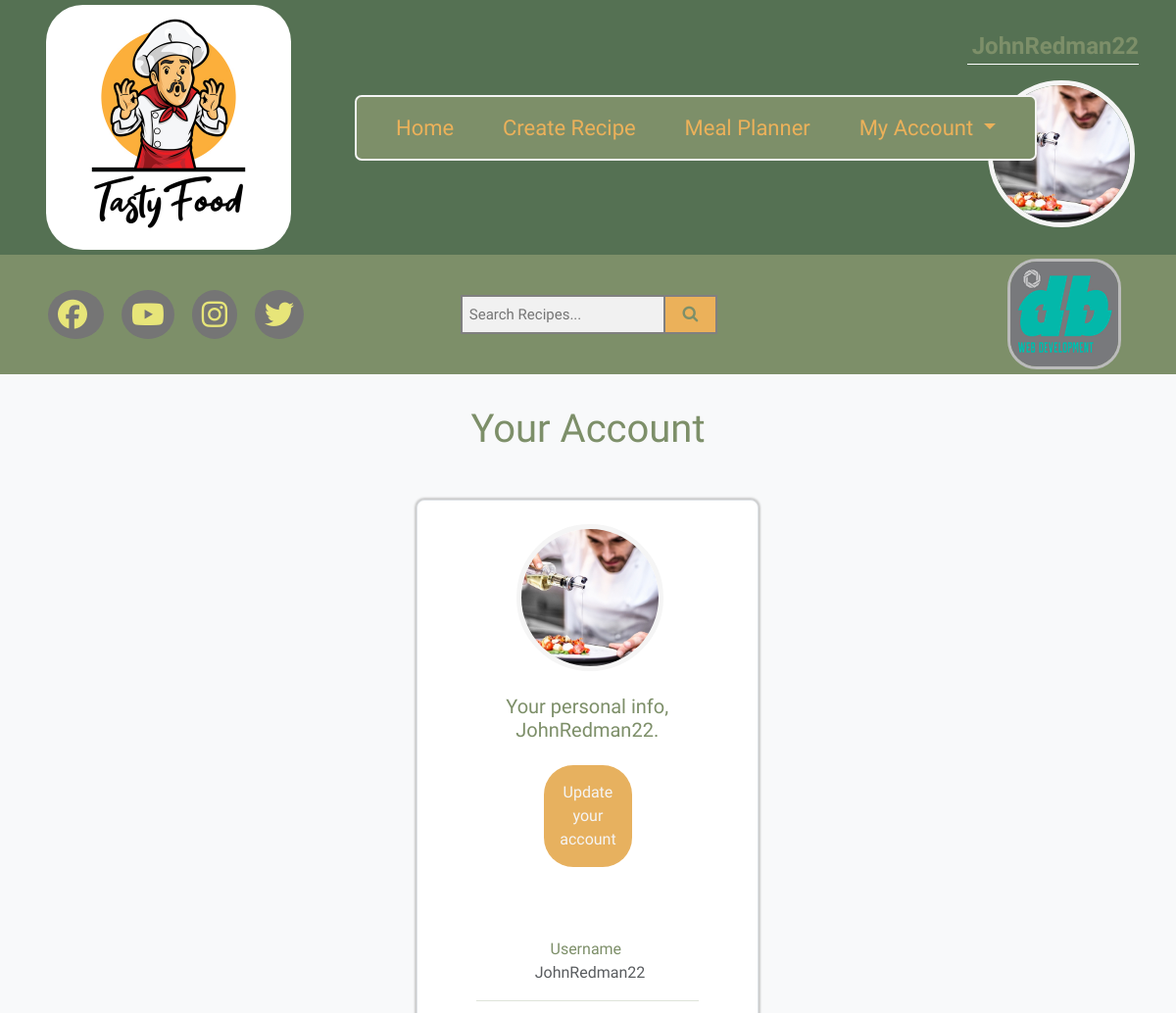
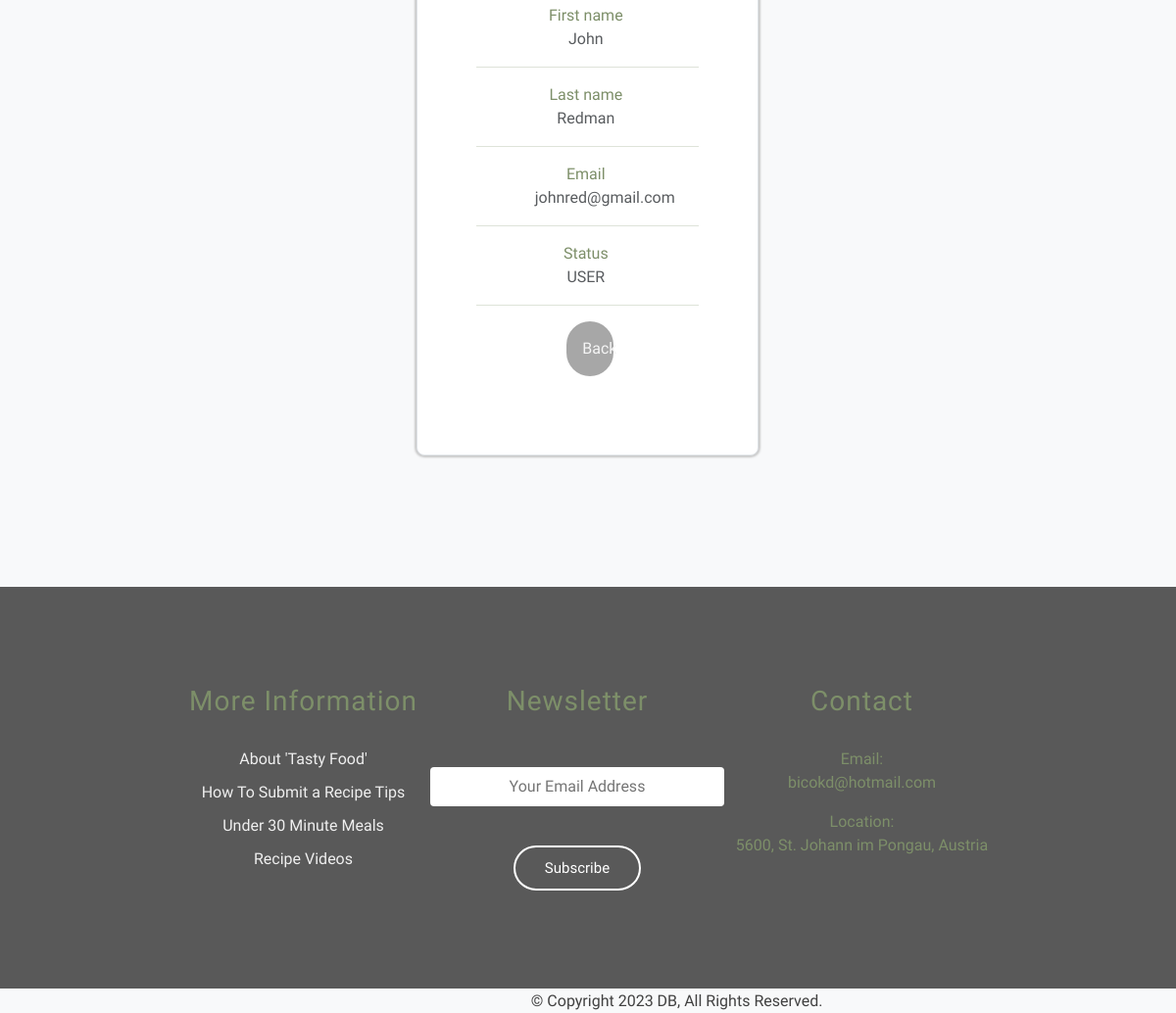
The page /user/user.php (signed in) on the database its author committed (2 pictures, top to bottom).
### tables this page shows
CREATE TABLE `users` (
  `user_id` int(11) NOT NULL,
  `username` varchar(25) NOT NULL,
  `first_name` varchar(100) NOT NULL,
  `last_name` varchar(100) NOT NULL,
  `password` varchar(255) NOT NULL,
  `email` varchar(255) NOT NULL,
  `photo` varchar(255) DEFAULT NULL,
  `status` enum('USER','ADMIN') NOT NULL,
  `user_block` enum('blocked','unblocked') DEFAULT NULL,
  `fk_planner_id` int(11) DEFAULT NULL,
  `fk_recipe_id` int(11) DEFAULT NULL
);

### user/user.php (the view, shortened to what this page needs)
<?php
require_once '../components/db_connect.php';
$query = "SELECT * FROM users WHERE user_id={$_SESSION['USER']}";
$result = mysqli_query($connect, $query);
$row = mysqli_fetch_assoc($result);
$username = $row['username'];
$first_name = $row['first_name'];
$last_name = $row['last_name'];
$email = $row['email'];
$photo = $row['photo'];
$status = $row['status'];
?>
<!DOCTYPE html>
<html lang="en">
<head>
    <link rel="stylesheet" href="../css/style.css">
    <?php require_once '../components/boot.php'?>
    <?php require_once '../navbar/nav_user.php'?>
    <?php require_once '../navbar/footer.php'?>
    <link rel="stylesheet" href="https://cdnjs.cloudflare.com/ajax/libs/font-awesome/4.7.0/css/font-awesome.min.css">
</head>
<body class="bg-light">
    <h1 class="h1" style="color: #7D8F69"> Your Account </h1>
    <div class="container-user">
    <div class="container-upd border rounded-3 p-4 w-50 mt-4 mb-5">
        <div class="row">
            <div class="col-lg-15">
                <div class="card-user mb-4">
                    <div class="card-body-user text-center rounded-3">
                        <img src="../images/<?= $photo ?>" alt="profile pic" class="rounded-circle img-fluid" style="margin-left: 1.8%;">
                        <h5 class="my-4">Your personal info, <?= $username ?>.</h5>
                        <div class="d-flex justify-content-center mb-2">
                            <a class="user_upd_button" href="update.php?id=<?= $_SESSION['USER'] ?>"> Update your account</a>
                    </div>
                </div>
            </div>
        </div>
    <div class="col-lg-20 p-4">
        <div class="card-body rounded-3 p-4">
        <div class="row">
                        <div class="col-sm-9">
                            <p class="mb-0">Username</p>
                        </div>
                        <div class="col-sm-9">
                            <p class="text-muted mb-0"><?= $username ?></p>
                        </div>
                    </div>
                    <hr>
                     <div class="row">
                        <div class="col-sm-9">
                            <p class="mb-0">First name</p>
                        </div>
                        <div class="col-sm-9">
                            <p class="text-muted mb-0"><?= $first_name ?></p>
                        </div>
                    </div>
                    <hr>
                    <div class="row">
                        <div class="col-sm-9">
                            <p class="mb-0">Last name</p>
                        </div>
                        <div class="col-sm-9">
                            <p class="text-muted mb-0"><?= $last_name ?></p>
                        </div>
                    </div>
                    <hr>
                    <div class="row">
                        <div class="col-sm-9">
                            <p class="mb-0">Email</p>
                        </div>
                        <div class="col-sm-9">
                            <p class="text-muted mb-0"><?= $email ?></p>
                        </div>
                    </div>
                    <hr>
                    <div class="row">
                        <div class="col-sm-9">
                            <p class="mb-0">Status</p>
                        </div>
                        <div class="col-sm-9">
                            <p class="text-muted mb-0"><?= $status ?></p>
                        </div>
                    </div>
                    <hr>
                    <div class="d-flex justify-content-center mb-2">
                            <a class="user_back_button" href="../index.php">Back</a>
                    </div>
                    </div>
            </div>
        </div>
    </div>
</div>
<?php require_once "../navbar/bottom_footer_user.php"?>
</body>
</html>

### navbar/nav_user.php (shortened to what this page needs)
<nav class="navbar navbar-expand-lg bg-light text-dark p-0" style="background-color: #557153 !important;">
    <div class="container">
        <a class="navbar-brand w-10" href="../index.php">
            <div class="logo d-flex flex-column align-items-start">
                <img class="logo-img flex-fill w-50" src="../img/tasty_food.jpg">
            </div>
        </a>
<div id="mySidepanel" class="sidepanel">
        <a href="../user/home_user.php">Home</a>&nbsp; &nbsp; &nbsp;
        <a href="../user/user_recipes/create_recipe.php">Create Recipe</a>&nbsp; &nbsp; &nbsp;
        <a href="../planner.php">Meal Planner</a>&nbsp; &nbsp; &nbsp;
        <ul class="navbar-nav">
            <li class="nav-item dropdown">
                <a class="nav-link dropdown-toggle" href="../user/index_user.php" role="button" data-bs-toggle="dropdown" aria-expanded="false"> My Account </a>
            </li>
        </ul>
</div>
<div><p id="my-4" class="text-dark ms-2"><strong><?= $username ?></strong></p>
<p><img id="my-pic" class="rounded-circle img-fluid" src="../images/<?= $photo ?>" alt="user img"></p>
</nav>

### css/style.css (style rules this page uses)
body * { text-decoration: none !important; color:#7D8F69; font-family: 'Alkatra', cursive,"Stratum2","Open Sans","Helvetica Neue",Helvetica,Roboto,Arial,sans-serif; }
.h1 { text-align: center; padding-top: 2.7%; padding-bottom: 2%; }
ul { list-style-type: none; }
#mySidepanel { border: 2.5px solid whitesmoke; border-radius: 7px; background-color: #7D8F69; padding-left: 25px; padding-right: 25px; margin-left: 20em; }
div#mySidepanel.sidepanel { position: absolute; display: flex; }
#mySidepanel a { color:#ebb15a; text-decoration: none; font-size: 22px; font-weight: 500; padding: 15px; }
.navbar-nav { float: right; }
.logo-img { border-radius: 15%; margin-left: 1%; }
* { box-sizing: border-box; }
img.rounded-circle { width: 150px !important; height: 150px !important; max-width: 100%; object-fit: cover; border: 5px solid whitesmoke; }
#my-pic { margin-left: 17.5px; float: right; }
#my-4 { border-bottom: 1px solid rgb(255, 255, 255); padding-left: 5px; font-size: 1.5em; text-align: center; margin-right: -4px; }
.user_upd_button { border-radius: 30px; border: 0px; background-color: #e7b15f; padding: 1em; width: 30%; transition: 0.3s; position: relative; color: whitesmoke; margin-left: 0.5%; }
.user_back_button { border-radius: 30px; border: 0px; background-color: #a7a7a7; padding: 1em; width: 21%; transition: 0.3s; position: relative; color: whitesmoke; text-align: center; margin-left: 2.5%; }
.container-user { margin-bottom:-5.5% !important; margin-left: 35.4% !important; }
div.container-upd.border.rounded-3.p-4.w-50.mt-4.mb-5 { background-color: rgb(255, 255, 255); box-shadow: 0px 0px 2px 2px #cacaca; width: 45% !important; }
div.card-body.rounded-3.p-4 p { text-align: center; margin-left: 36.5%; }
.row:after { content: ""; display: table; clear: both; }
div.row { display: flex; }

### rows shown on the page
users: username "JohnRedman22", photo (picture), first_name "John", last_name "Redman", email "johnred@gmail.com", status "USER"
